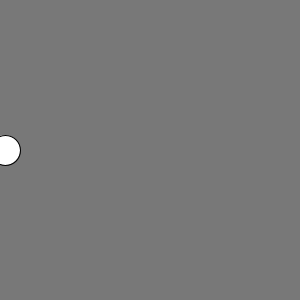
Frame 1 (no input)
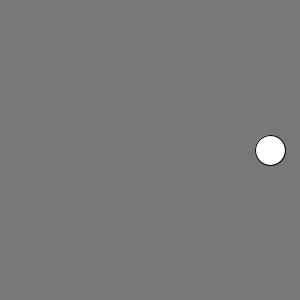
Frame 60 (the mouse pressed at the canvas centre just before this capture)
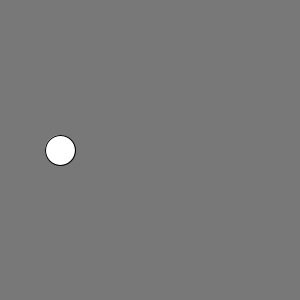
Frame 120 (the mouse held since frame 60 and released just before this capture)

The Processing sketch that drew these frames (run headless with seeded random() and noise(); from frame 60 on, the mouse is pressed at the canvas centre):

// Processing sketch: processing_130007
// ── processing_130007.pde


float xPos = 0;
float xSpeed = 5;
float yPos, ellipseWidth, ellipseHeight;

boolean exceededBoundary = false;

void setup() {
  size(300, 300);
  yPos = 150;
  ellipseWidth = 30;
  ellipseHeight = 30;
}

void draw() {
  //get ready to move the ball
  xPos += xSpeed;
  //reset the background
  background(120,120,120);
  //this statement checks two things:
  //    are we going right? AND
  //    has the edge of the circle reached the edge of the canvas?
  //checking whether we're going right is not actually
  //necessary here, but this demonstrates how to combine 
  //more than one condition
  if  (   (xSpeed > 0) && (xPos + ellipseWidth/2 >= width)  ) {
    exceededBoundary = true;
  } else if (  (xSpeed < 0) && (xPos - ellipseWidth/2 <= 0)  ) {
    exceededBoundary = true;
  }
  
  //we've saved the result of our checks to this boolean
  //variable, so now we can just check its value to see what
  //to do
  if (exceededBoundary) {
    xSpeed *= -1;
    //it's important to set it back to false here! otherwise
    //the sketch will get stuck here
    exceededBoundary = false;
  }
  
  //finally, draw the ellipse
  ellipse(xPos, yPos, ellipseWidth, ellipseHeight);
}
